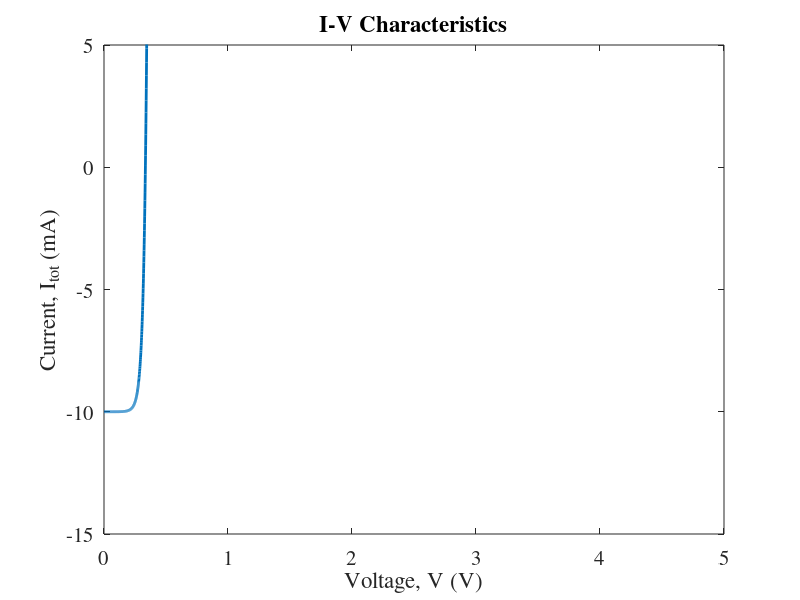
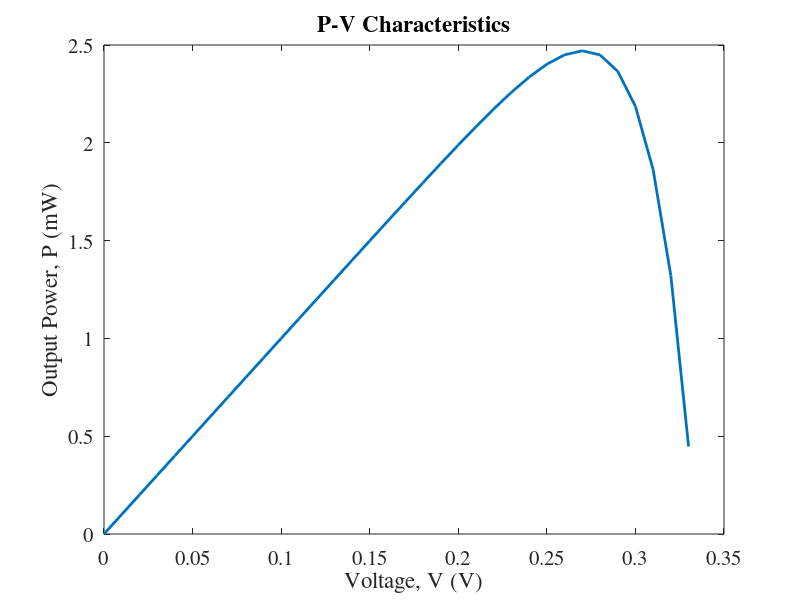

The MATLAB script that drew these images, in order:
clc;
clear;
close all;
%% 

set(0, 'DefaultAxesFontName', 'Times');
set(0, 'DefaultAxesFontSize', 15);
%% Inputs
e   = 1.6e-19;
T   = 300;          % K
Io  = 25e-9;        % A
Iph = 10e-3;        % A
kb  = 1.38e-23;

Irr = 500;          % W/m^2
n   = 1;            % ideality factor
V   = 0:0.001:5;  % voltage

area = 1e-2*1e-2;   %1cmx1cm

%% I-V Characteristics of the solar cell

I_total= -Iph + Io.*(exp((e*V)./(n*kb*T))-1);

figure(1)
plot(V,I_total*1e3,'linewidth',2)
xlabel('Voltage, V (V)')
ylabel('Current, I_{tot} (mA)')
% axis tight
% grid minor;
title("I-V Characteristics");
ylim([-15,5]);

% line([-0.05, V(end)], [0, 0], 'Color', [0,0,0],'linewidth',2);
% line([0, 0], [-10, 10], 'Color', [0,0,0],'linewidth',2);

%% Open ckt voltage and Short ckt current

V_oc = V(find(I_total<=0,1,'last'));
I_sc = -Iph;
fprintf("Voc = %.4f V \n", V_oc)
fprintf("Isc = %.4f A \n", I_sc)

%% P-V Characteristics of the Solar Cell

V = 0:0.01:V_oc;
I_total = -Iph + Io.*(exp((e.*V)./(n.*kb*T))-1);
P = (-I_total).*V;

figure(2); 
% plot(V,P/(Irr*area)*100,'linewidth',2)
plot(V,P*1e3,'linewidth',2)
% grid minor;
xlabel('Voltage, V (V)')
ylabel('Output Power, P (mW)')
title("P-V Characteristics")
%% 
Pmax = max(P);
I_m  = I_total(P==Pmax);
V_m  = V(P==Pmax);
% I_m*V_m
FF   = abs(Pmax/I_sc/V_oc);
fprintf("Pmax = %.4f W\n", Pmax)
fprintf("FF = %.4f \n", FF)

